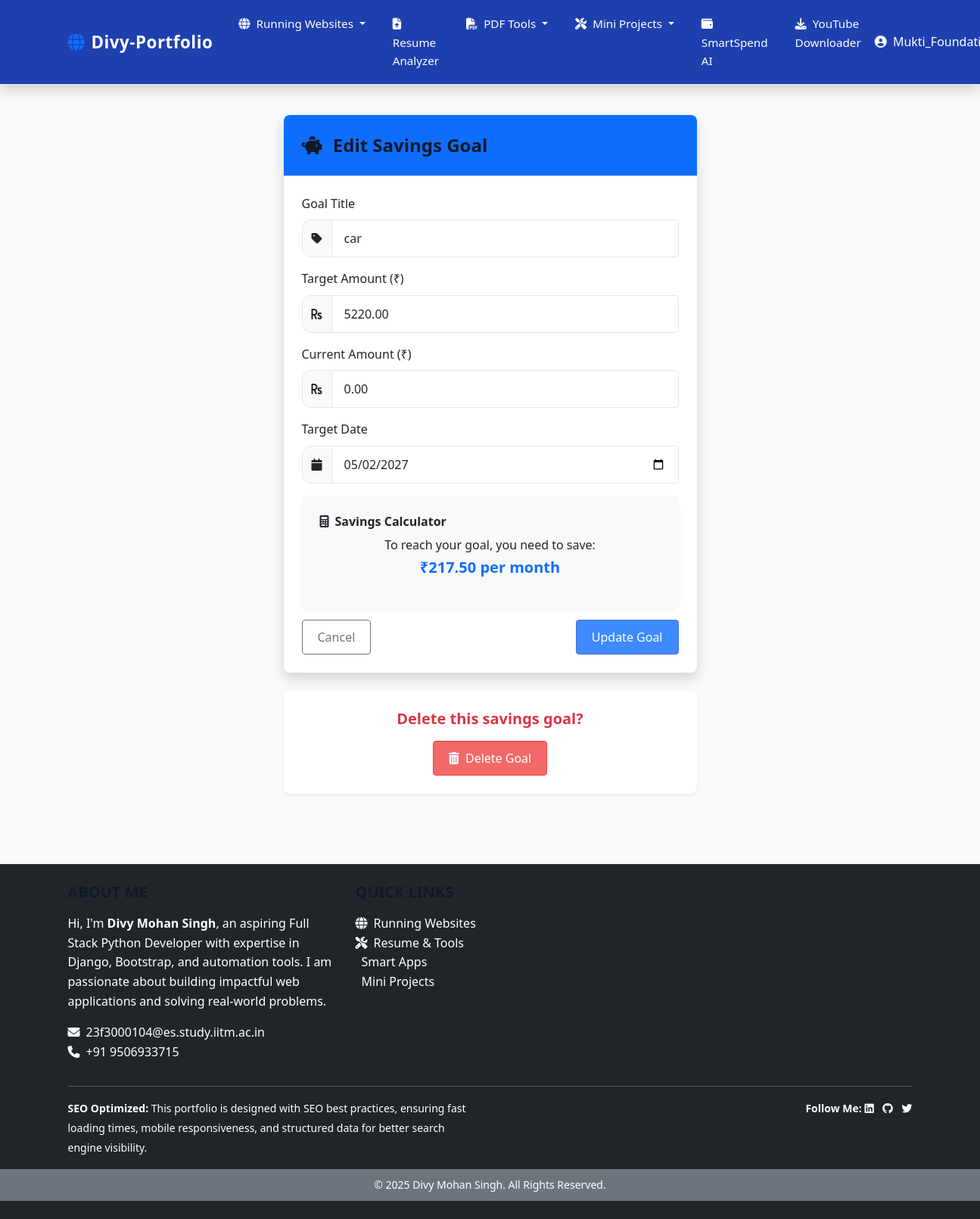
The app's page /smartspend/savings/edit/6/ (signed in) with its own data.
### smartspend/models.py (models this page shows, shortened)
class SavingsGoal(models.Model):
    user = models.ForeignKey(User, on_delete=models.CASCADE)
    title = models.CharField(max_length=200)
    target_amount = models.DecimalField(max_digits=10, decimal_places=2)
    current_amount = models.DecimalField(max_digits=10, decimal_places=2, default=0)
    target_date = models.DateField()
    is_achieved = models.BooleanField(default=False)
    created_at = models.DateTimeField(auto_now_add=True)

### smartspend/views.py (the view)
# urls.py: path('savings/edit/<int:goal_id>/', views.edit_savings_goal, name='edit_savings_goal'),
@login_required
def edit_savings_goal(request, goal_id):
    goal = get_object_or_404(SavingsGoal, id=goal_id, user=request.user)
    if request.method == 'POST':
        form = SavingsGoalForm(request.POST, instance=goal)
        if form.is_valid():
            goal = form.save(commit=False)
            if goal.current_amount >= goal.target_amount:
                goal.is_achieved = True
            else:
                goal.is_achieved = False
            goal.save()
            messages.success(request, "Savings goal updated successfully!")
            return redirect('smartspend:savings_goals')
    else:
        form = SavingsGoalForm(instance=goal)
    return render(request, 'smartspend/add_savings_goal.html', {
        'form': form,
        'goal': goal,
        'edit_mode': True
    })

### smartspend/forms.py
class SavingsGoalForm(forms.ModelForm):
    class Meta:
        model = SavingsGoal
        fields = ['title', 'target_amount', 'current_amount', 'target_date']
        widgets = {
            'target_date': forms.DateInput(attrs={'type': 'date'}),
            'title': forms.TextInput(attrs={'placeholder': 'What are you saving for?'}),
        }

### templates/smartspend/add_savings_goal.html (shortened to what this page needs)
{% extends 'base.html' %}
{% block content %}
<div class="row justify-content-center">
    <div class="col-md-8 col-lg-6">
        <div class="card shadow">
            <div class="card-header bg-primary text-white">
                <h4 class="mb-0">
                    <i class="fas fa-piggy-bank me-2"></i>
                    {% if edit_mode %}Edit{% else %}Create New{% endif %} Savings Goal
                </h4>
            </div>
            <div class="card-body">
                <form method="post">
                    <div class="mb-3">
                        <label for="id_title" class="form-label">Goal Title</label>
                        <div class="input-group">
                            <span class="input-group-text"><i class="fas fa-tag"></i></span>
                            <input type="text" name="title" id="id_title" class="form-control" value="{{ form.title.value|default:'' }}" placeholder="What are you saving for?" required>
                        </div>
                    </div>
                    <div class="mb-3">
                        <label for="id_target_amount" class="form-label">Target Amount (₹)</label>
                        <div class="input-group">
                            <span class="input-group-text"><i class="fas fa-rupee-sign"></i></span>
                            <input type="number" name="target_amount" step="0.01" min="0.01" id="id_target_amount" class="form-control" value="{{ form.target_amount.value|default:'' }}" required>
                        </div>
                    </div>
                    <div class="mb-3">
                        <label for="id_current_amount" class="form-label">Current Amount (₹)</label>
                        <div class="input-group">
                            <span class="input-group-text"><i class="fas fa-rupee-sign"></i></span>
                            <input type="number" name="current_amount" step="0.01" min="0" id="id_current_amount" class="form-control" value="{{ form.current_amount.value|default:'0.00' }}">
                        </div>
                    </div>
                    <div class="mb-3">
                        <label for="id_target_date" class="form-label">Target Date</label>
                        <div class="input-group">
                            <span class="input-group-text"><i class="fas fa-calendar"></i></span>
                            <input type="date" name="target_date" id="id_target_date" class="form-control" value="{% if form.target_date.value %}{{ form.target_date.value|date:'Y-m-d' }}{% endif %}" required>
                        </div>
                    </div>
                    <div class="card bg-light mb-3">
                        <div class="card-body">
                            <h6 class="card-title"><i class="fas fa-calculator me-2"></i>Savings Calculator</h6>
                            <div id="savings-calculator">
                                <div id="calculation-result" class="text-center">
                                    <p class="mb-1">To reach your goal, you need to save:</p>
                                    <h5 class="text-primary" id="required-savings">₹0.00 per month</h5>
                                </div>
                            </div>
                        </div>
                    </div>
                    <div class="d-flex justify-content-between">
                        {% if edit_mode %}
                            <a href="{% url 'smartspend:savings_goals' %}" class="btn btn-outline-secondary">Cancel</a>
                            <button type="submit" class="btn btn-primary">Update Goal</button>
                        {% else %}
                            <a href="{% url 'smartspend:savings_goals' %}" class="btn btn-outline-secondary">Cancel</a>
                            <button type="submit" class="btn btn-primary">Create Goal</button>
                        {% endif %}
                    </div>
                </form>
            </div>
        </div>
        {% if edit_mode %}
        <div class="card mt-4 shadow-sm border-danger">
            <div class="card-body text-center">
                <h5 class="text-danger mb-3">Delete this savings goal?</h5>
                <a href="{% url 'smartspend:delete_savings_goal' goal.id %}" class="btn btn-danger" onclick="return confirm('Are you sure you want to delete this savings goal?')">
                    <i class="fas fa-trash-alt me-1"></i> Delete Goal
                </a>
            </div>
        </div>
        {% endif %}
    </div>
</div>
{% endblock %}

### templates/base.html (shortened to what this page needs)
{% load static %}
<!DOCTYPE html>
<html lang="en" data-bs-theme="light">
<head>
    <link href="https://cdn.jsdelivr.net/npm/bootstrap@5.3.0-alpha1/dist/css/bootstrap.min.css" rel="stylesheet">
    <link rel="stylesheet" href="https://cdnjs.cloudflare.com/ajax/libs/font-awesome/6.4.0/css/all.min.css">
    <link rel="stylesheet" href="{% static 'css/base.css' %}">
    <link rel="stylesheet" href="{% static 'css/main.css' %}">
    <link rel="stylesheet" href="{% static 'css/style.css' %}">
    <link rel="stylesheet" href="https://cdnjs.cloudflare.com/ajax/libs/animate.css/4.1.1/animate.min.css">
</head>
<body class="fade-in">
<nav class="navbar navbar-expand-lg navbar-dark bg-dark sticky-top shadow">
    <div class="container">
        <a class="navbar-brand" href="{% url 'home' %}">
            <i class="fas fa-globe text-primary me-2"></i>Divy-Portfolio
        </a>
        <div class="collapse navbar-collapse" id="navbarNav">
            <ul class="navbar-nav me-auto">
                <li class="nav-item dropdown">
                    <a class="nav-link dropdown-toggle" href="#" role="button" data-bs-toggle="dropdown">
                        <i class="fas fa-globe me-1"></i> Running Websites
                    </a>
                </li>
                <li class="nav-item">
                    <a class="nav-link {% if request.path == '/resume/upload/' %}active{% endif %}" href="{% url 'resume:upload_resume' %}">
                        <i class="fas fa-file-upload me-1"></i> Resume Analyzer
                    </a>
                </li>
                <li class="nav-item dropdown">
                    <a class="nav-link dropdown-toggle" href="#" role="button" data-bs-toggle="dropdown">
                        <i class="fas fa-file-pdf me-1"></i> PDF Tools
                    </a>
                </li>
                <li class="nav-item dropdown">
                    <a class="nav-link dropdown-toggle" href="#" role="button" data-bs-toggle="dropdown">
                        <i class="fas fa-tools me-1"></i> Mini Projects
                    </a>
                </li>
                <li class="nav-item">
                    <a class="nav-link {% if request.path == '/smartspend/' %}active{% endif %}" href="{% url 'smartspend:dashboard' %}">
                        <i class="fas fa-wallet me-1"></i> SmartSpend AI
                    </a>
                </li>
                <li class="nav-item">
                    <a class="nav-link {% if request.path == '/youtube/' %}active{% endif %}" href="{% url 'youtube_media_downloader:index' %}">
                        <i class="fas fa-download me-1"></i> YouTube Downloader
                    </a>
                </li>
            </ul>
                <div class="d-flex align-items-center">
                    {% if user.is_authenticated %}
                    <div class="nav-item dropdown">
                        <a class="nav-link dropdown-toggle text-white" href="#" role="button" data-bs-toggle="dropdown">
                            <i class="fas fa-user-circle me-1"></i> <span>{{ user.username }}</span>
                        </a>
                    </div>
                    {% else %}
                    <a href="{% url 'smartspend:login' %}" class="btn btn-outline-light btn-sm">
                        <i class="fas fa-sign-in-alt me-1"></i> SmartSpend Login
                    </a>
                    {% endif %}
                </div>
            </div>
        </div>
    </nav>
    <div class="container my-4">
        {% block content %}{% endblock %}
    </div>
    <footer class="bg-dark text-white py-4 mt-5">
        <div class="container">
            <div class="row">
                <div class="col-md-4 mb-3">
                    <h5 class="text-uppercase">About Me</h5>
                    <p>
                        Hi, I'm <strong>Divy Mohan Singh</strong>, an aspiring Full Stack Python Developer with expertise in Django, Bootstrap, and automation tools. I am passionate about building impactful web applications and solving real-world problems.
                    </p>
                    <a href="mailto:23f3000104@es.study.iitm.ac.in" class="text-white text-decoration-none">
                        <i class="fas fa-envelope me-2"></i>23f3000104@es.study.iitm.ac.in
                    </a>
                    <br>
                    <a href="tel:+919506933715" class="text-white text-decoration-none">
                        <i class="fas fa-phone me-2"></i>+91 9506933715
                    </a>
                </div>
                <div class="col-md-4 mb-3">
                    <h5 class="text-uppercase">Quick Links</h5>
                    <ul class="list-unstyled">
                        <li><a href="#live-websites" class="text-white text-decoration-none"><i class="fas fa-globe me-2"></i>Running Websites</a></li>
                        <li><a href="#resume-tools" class="text-white text-decoration-none"><i class="fas fa-tools me-2"></i>Resume & Tools</a></li>
                        <li><a href="#smart-apps" class="text-white text-decoration-none">Smart Apps</a></li>
                        <li><a href="#mini-projects" class="text-white text-decoration-none">Mini Projects</a></li>
                    </ul>
                </div>
            </div>
            <hr class="bg-light">
            <div class="row">
                <div class="col-md-6">
                    <p class="mb-0">
                        <small>
                            <strong>SEO Optimized:</strong> This portfolio is designed with SEO best practices, ensuring fast loading times, mobile responsiveness, and structured data for better search engine visibility.
                        </small>
                    </p>
                </div>
                <div class="col-md-6 text-end">
                    <p class="mb-0">
                        <small>
                            <strong>Follow Me:</strong>
                            <a href="https://www.linkedin.com/in/divy-mohan-singh" target="_blank" class="text-white text-decoration-none me-2"><i class="fab fa-linkedin"></i></a>
                            <a href="https://github.com/divymohansingh" target="_blank" class="text-white text-decoration-none me-2"><i class="fab fa-github"></i></a>
                            <a href="https://twitter.com/divymohansingh" target="_blank" class="text-white text-decoration-none"><i class="fab fa-twitter"></i></a>
                        </small>
                    </p>
                </div>
            </div>
        </div>
        <div class="bg-secondary text-center py-2 mt-3">
            <small>&copy; 2025 Divy Mohan Singh. All Rights Reserved.</small>
        </div>
    </footer>
</body>
</html>

### static/css/base.css (style rules this page uses)
body { font-family: 'Segoe UI', Tahoma, Geneva, Verdana, sans-serif; background-color: #f8f9fa; color: #212529; margin: 0; padding: 0; line-height: 1.6; }
.navbar { background-color: #ffffff; border-bottom: 1px solid #dee2e6; box-shadow: 0 2px 4px rgba(0, 0, 0, 0.05); }
.navbar-brand { font-size: 1.6rem; font-weight: 700; color: #0d6efd; }
.navbar-nav .nav-link { color: #495057; padding: 0.5rem 1rem; transition: all 0.3s ease-in-out; }
.btn { border-radius: 6px; transition: all 0.3s ease; }
.btn-primary { background-color: #0d6efd; border-color: #0d6efd; color: #fff; }
.form-control { background-color: #fff; color: #212529; border: 1px solid #ced4da; border-radius: 5px; transition: all 0.3s ease; }
.card { background-color: #ffffff; border: 1px solid #dee2e6; border-radius: 10px; box-shadow: 0 4px 10px rgba(0, 0, 0, 0.05); margin-bottom: 1.5rem; }
.card-header { background-color: #f1f3f5; border-bottom: 1px solid #dee2e6; font-weight: 600; }
.text-primary { color: #0d6efd !important; }
.mt-3 { margin-top: 1rem !important; }
.mt-5 { margin-top: 3rem !important; }

### static/css/style.css (style rules this page uses)
body { font-family: 'Segoe UI', Tahoma, Geneva, Verdana, sans-serif; background-color: #f8f9fa; color: #333; }
h1, h2, h3, h4, h5, h6 { font-weight: 600; }
.card { border-radius: 8px; box-shadow: 0 4px 6px rgba(0, 0, 0, 0.05); margin-bottom: 20px; overflow: hidden; }
.card-header { font-weight: 600; }
.btn { border-radius: 4px; font-weight: 500; }
.btn-primary { background-color: #0d6efd; }
.navbar { box-shadow: 0 2px 4px rgba(0, 0, 0, 0.05); }
.navbar-brand { font-weight: 700; font-size: 1.4rem; }
.form-control { border-radius: 4px; }
footer { border-top: 1px solid #e6e6e6; }

### records on screen
SavingsGoal: title "car", target_amount "5220.00", current_amount "0.00", target_date "05/02/2027"
